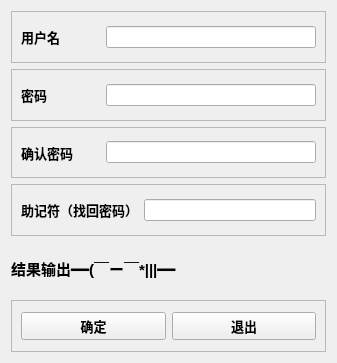
<?xml version="1.0" encoding="UTF-8"?>
<ui version="4.0">
 <class>register_2</class>
 <widget class="QWidget" name="register_2">
  <property name="geometry">
   <rect>
    <x>0</x>
    <y>0</y>
    <width>337</width>
    <height>363</height>
   </rect>
  </property>
  <property name="windowTitle">
   <string>注册</string>
  </property>
  <layout class="QVBoxLayout" name="verticalLayout">
   <item>
    <widget class="QFrame" name="frame">
     <property name="frameShape">
      <enum>QFrame::StyledPanel</enum>
     </property>
     <property name="frameShadow">
      <enum>QFrame::Raised</enum>
     </property>
     <layout class="QHBoxLayout" name="horizontalLayout" stretch="3,8">
      <item>
       <widget class="QLabel" name="label">
        <property name="font">
         <font>
          <family>Arial</family>
          <pointsize>10</pointsize>
          <weight>75</weight>
          <bold>true</bold>
         </font>
        </property>
        <property name="text">
         <string>用户名</string>
        </property>
       </widget>
      </item>
      <item>
       <widget class="QLineEdit" name="lineEdit"/>
      </item>
     </layout>
    </widget>
   </item>
   <item>
    <widget class="QFrame" name="frame_2">
     <property name="frameShape">
      <enum>QFrame::StyledPanel</enum>
     </property>
     <property name="frameShadow">
      <enum>QFrame::Raised</enum>
     </property>
     <layout class="QHBoxLayout" name="horizontalLayout_2" stretch="3,8">
      <item>
       <widget class="QLabel" name="label_2">
        <property name="font">
         <font>
          <family>Arial Black</family>
          <pointsize>10</pointsize>
          <weight>75</weight>
          <bold>true</bold>
         </font>
        </property>
        <property name="text">
         <string>密码</string>
        </property>
       </widget>
      </item>
      <item>
       <widget class="QLineEdit" name="lineEdit_2"/>
      </item>
     </layout>
    </widget>
   </item>
   <item>
    <widget class="QFrame" name="frame_3">
     <property name="frameShape">
      <enum>QFrame::StyledPanel</enum>
     </property>
     <property name="frameShadow">
      <enum>QFrame::Raised</enum>
     </property>
     <layout class="QHBoxLayout" name="horizontalLayout_3" stretch="3,8">
      <item>
       <widget class="QLabel" name="label_3">
        <property name="font">
         <font>
          <family>Arial Black</family>
          <pointsize>10</pointsize>
          <weight>75</weight>
          <bold>true</bold>
         </font>
        </property>
        <property name="text">
         <string>确认密码</string>
        </property>
       </widget>
      </item>
      <item>
       <widget class="QLineEdit" name="lineEdit_3"/>
      </item>
     </layout>
    </widget>
   </item>
   <item>
    <widget class="QFrame" name="frame_4">
     <property name="frameShape">
      <enum>QFrame::StyledPanel</enum>
     </property>
     <property name="frameShadow">
      <enum>QFrame::Raised</enum>
     </property>
     <layout class="QHBoxLayout" name="horizontalLayout_4">
      <item>
       <widget class="QLabel" name="label_4">
        <property name="font">
         <font>
          <family>Arial Black</family>
          <pointsize>10</pointsize>
          <weight>75</weight>
          <bold>true</bold>
         </font>
        </property>
        <property name="text">
         <string>助记符（找回密码）</string>
        </property>
       </widget>
      </item>
      <item>
       <widget class="QLineEdit" name="lineEdit_4"/>
      </item>
     </layout>
    </widget>
   </item>
   <item>
    <widget class="QLabel" name="tip">
     <property name="font">
      <font>
       <family>Arial</family>
       <pointsize>11</pointsize>
       <weight>75</weight>
       <bold>true</bold>
      </font>
     </property>
     <property name="text">
      <string>结果输出━━(￣ー￣*|||━━</string>
     </property>
    </widget>
   </item>
   <item>
    <widget class="QFrame" name="frame_5">
     <property name="frameShape">
      <enum>QFrame::StyledPanel</enum>
     </property>
     <property name="frameShadow">
      <enum>QFrame::Raised</enum>
     </property>
     <layout class="QHBoxLayout" name="horizontalLayout_5">
      <item>
       <widget class="QPushButton" name="pushButton">
        <property name="font">
         <font>
          <family>Arial</family>
          <pointsize>10</pointsize>
          <weight>75</weight>
          <bold>true</bold>
         </font>
        </property>
        <property name="text">
         <string>确定</string>
        </property>
       </widget>
      </item>
      <item>
       <widget class="QPushButton" name="pushButton_2">
        <property name="font">
         <font>
          <family>Arial</family>
          <pointsize>10</pointsize>
          <weight>75</weight>
          <bold>true</bold>
         </font>
        </property>
        <property name="text">
         <string>退出</string>
        </property>
       </widget>
      </item>
     </layout>
    </widget>
   </item>
  </layout>
 </widget>
 <resources/>
 <connections/>
</ui>
